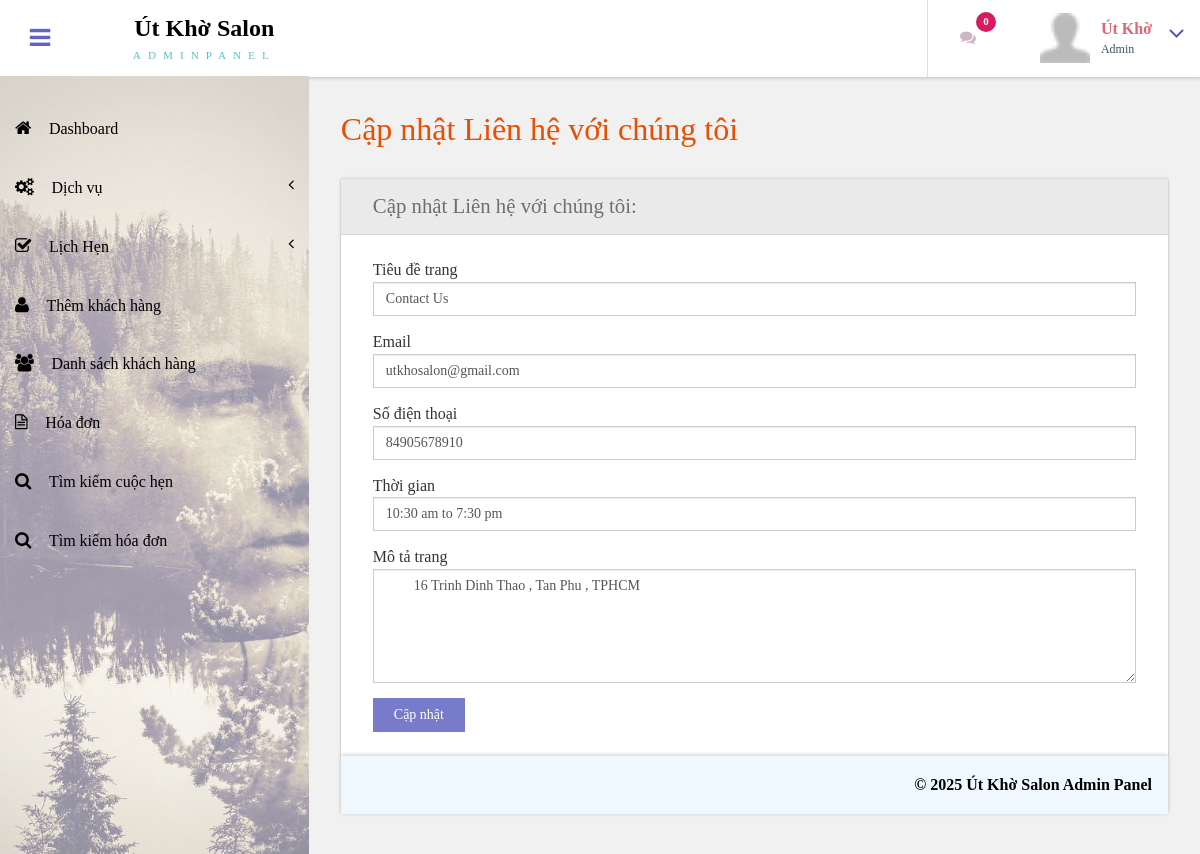
The page /admin/contact-us.php (signed in) on the database its author committed.
### tables this page shows
CREATE TABLE `tblpage` (
  `ID` int(10) NOT NULL,
  `PageType` varchar(200) DEFAULT NULL,
  `PageTitle` varchar(255) DEFAULT NULL,
  `PageDescription` varchar(255) DEFAULT NULL,
  `Email` varchar(200) DEFAULT NULL,
  `MobileNumber` bigint(10) DEFAULT NULL,
  `UpdationDate` date DEFAULT NULL,
  `Timing` varchar(200) NOT NULL
);

### admin/contact-us.php (the view, shortened to what this page needs)
<?php
include('includes/dbconnection.php');
if (strlen($_SESSION['bpmsaid']==0)) {
  header('location:logout.php');
  } else{
  ?>
<!DOCTYPE HTML>
<html>
<head>
<link href="css/bootstrap.css" rel='stylesheet' type='text/css' />
<link href="css/style.css" rel='stylesheet' type='text/css' />
<link href="css/font-awesome.css" rel="stylesheet">
<link href="css/animate.css" rel="stylesheet" type="text/css" media="all">
<link href="css/custom.css" rel="stylesheet">
</head>
<body class="cbp-spmenu-push">
	<div class="main-content">
		 <?php include_once('includes/sidebar.php');?>
	 <?php include_once('includes/header.php');?>
		<div id="page-wrapper">
			<div class="main-page">
				<div class="forms">
					<h3 class="title1">Cập nhật Liên hệ với chúng tôi</h3>
					<div class="form-grids row widget-shadow" data-example-id="basic-forms">
						<div class="form-title">
							<h4>Cập nhật Liên hệ với chúng tôi:</h4>
						</div>
						<div class="form-body">
							<form method="post">
  <?php
$ret=mysqli_query($con,"select * from  tblpage where PageType='contactus'");
while ($row=mysqli_fetch_array($ret)) {
?>
							 <div class="form-group"> <label for="exampleInputEmail1">Tiêu đề trang</label> <input type="text" class="form-control" name="pagetitle" id="pagetitle" value="<?php  echo $row['PageTitle'];?>" required="true"> </div><div class="form-group"> <label for="exampleInputEmail1">Email</label> <input type="text" class="form-control" name="email" id="email" value="<?php  echo $row['Email'];?>" required="true"> </div><div class="form-group"> <label for="exampleInputEmail1">Số điện thoại</label> <input type="text" class="form-control" name="mobnumber" id="mobnumber" value="<?php  echo $row['MobileNumber'];?>" required="true"> </div><div class="form-group"> <label for="exampleInputEmail1">Thời gian</label> <input type="text" class="form-control" name="timing" id="timing" value="<?php  echo $row['Timing'];?>" required="true"> </div> <div class="form-group"> <label for="exampleInputPassword1">Mô tả trang</label> <textarea name="pagedes" id="pagedes" rows="5" class="form-control">
        <?php  echo $row['PageDescription'];?></textarea> </div>
							 <?php } ?>
							  <button type="submit" name="submit" class="btn btn-default">Cập nhật</button> </form>
						</div>
					</div>
			</div>
		</div>
		 <?php include_once('includes/footer.php');?>
	</div>
</body>
</html>
<?php } ?>

### admin/includes/header.php (shortened to what this page needs)
<div class="sticky-header header-section ">
      <div class="header-left">
        <button id="showLeftPush"><i class="fa fa-bars"></i></button>
        <div class="logo">
          <a href="index.php">
            <h1>Út Khờ Salon</h1>
            <span>ADMINPANEL</span>
          </a>
        </div>
      </div>
      <div class="header-right">
        <div class="profile_details_left">
          <ul class="nofitications-dropdown">
            <?php
$ret1=mysqli_query($con,"select ID,Name from  tblappointment where Status=''");
$num=mysqli_num_rows($ret1);
?>
            <li class="dropdown head-dpdn">
              <a href="#" class="dropdown-toggle" data-toggle="dropdown" aria-expanded="false"><i class="fa fa-comments"></i><span class="badge blue"><?php echo $num;?></span></a>
            </li>
          </ul>
          <div class="clearfix"> </div>
        </div>
        <div class="profile_details">
        <?php
$adid=$_SESSION['bpmsaid'];
$ret=mysqli_query($con,"select AdminName from tbladmin where ID='$adid'");
$row=mysqli_fetch_array($ret);
$name=$row['AdminName'];
?>
          <ul>
            <li class="dropdown profile_details_drop">
              <a href="#" class="dropdown-toggle" data-toggle="dropdown" aria-expanded="false">
                <div class="profile_img">
                  <span class="prfil-img"><img src="images/user.png" alt="" width="50" height="50"> </span>
                  <div class="user-name">
                    <p style="font-weight: bold;"><?php echo $name; ?></p>
                    <span>Admin</span>
                  </div>
                  <i class="fa fa-angle-down lnr"></i>
                  <div class="clearfix"></div>
                </div>
              </a>
            </li>
          </ul>
        </div>
      </div>
      <div class="clearfix"> </div>
    </div>

### admin/css/style.css (style rules this page uses)
h4, h5, h6, h1, h2, h3 { margin: 0; }
ul, ol { margin: 0; }
p { margin: 0; }
html, body { font-family: 'Dancing Script', cursive; font-size: 100%; overflow-x: hidden; background: #ffffff; }
body a { transition: 0.5s all ease; -webkit-transition: 0.5s all ease; -moz-transition: 0.5s all ease; -o-transition: 0.5s all ease; -ms-transition: 0.5s all ease; text-decoration:none; }
h1,h2,h3,h4,h5,h6 { margin:0; }
p { margin:0; }
ul,label { margin:0; padding:0; }
.main-content { position: relative; }
.sticky-header { position: fixed; top: 0; left:0px; width: 100%; z-index: 100; }
.header-section { background:#FFF; box-shadow: 1px 1px 4px rgba(0, 0, 0, 0.21); -webkit-box-shadow: 1px 1px 4px rgba(0, 0, 0, 0.21); -moz-box-shadow: 1px 1px 4px rgba(0, 0, 0, 0.21); -o-box-shadow: 1px 1px 4px rgba(0, 0, 0, 0.21); }
.header-section::after { clear: both; display: block; content: ''; }
.header-left { float: left; width: 45%; }
.header-right { float: right; }
button#showLeftPush { font-size: 1.5em; width: 80px; padding: 0.87em 0; text-align: center; cursor: pointer; float: left; color: #6F6F6F; -moz-transition: all 0.2s ease-out 0s; -webkit-transition: all 0.2s ease-out 0s; transition: all 0.2s ease-out 0s; border: none; background-color: #fff; outline:none; }
.cbp-spmenu-push { overflow-x: hidden; position: relative; }
.cbp-spmenu, .cbp-spmenu-push { -webkit-transition: all 0.3s ease; -moz-transition: all 0.3s ease; transition: all 0.3s ease; }
.cbp-spmenu-push div#page-wrapper { margin: 0 0 0 19.3em; transition:.5s all; -webkit-transition:.5s all; -moz-transition:.5s all; }
.fa { display: inline-block; font-family: FontAwesome; font-style: normal; font-weight: normal; line-height: 1; -webkit-font-smoothing: antialiased; -moz-osx-font-smoothing: grayscale; }
.logo { background: #ffffff; text-align: center; float: left; }
.logo a { padding: 0.9em 3.3em .7em; display: block; text-decoration: none; }
.logo a h1 { color: #000000; font-size: 1.5em; line-height: 1.2em; font-weight: 700; }
.logo a span { color: #5dc1bd; font-size: .7em; text-align: center; letter-spacing: 7px; }
.profile_details_left { float: left; }
li.dropdown.head-dpdn { display: inline-block; padding: 1.7em 0; border-left: 1px solid #E0E0E0; float: left; }
li.dropdown.head-dpdn a.dropdown-toggle { padding: 1.7em 2em; }
.header-right span.badge { font-size: 11px; font-weight: bold; color: #FFF; background: #8BC34A; line-height: 15px; width: 20px; height: 20px; border-radius: 2em; -webkit-border-radius: 2em; -moz-border-radius: 2em; -o-border-radius: 2em; text-align: center; display: inline-block; position: absolute; top: 16%; padding: 2px 0 0; }
.header-right span.blue { background-color:#D81B60; }
.profile_details { float: right; }
.profile_details_drop a.dropdown-toggle { display:block; padding: 0.8em 3em 0 2em; }
.profile_img span.prfil-img { float:left; }
.user-name { float:left; margin-top:8px; margin-left:11px; height:35px; }
.profile_details ul li { list-style-type:none; position:relative; }
.profile_details li a i.fa.lnr { position: absolute; top: 34%; right: 8%; color: #4F52BA; font-size: 1.6em; }
.user-name p { font-size:1em; color:#DD6777; line-height:1em; font-weight:700; }
.user-name span { font-size: .75em; font-weight:bolder; color: #424f63; font-weight: normal; margin-top: .3em; }
.charts,.row { margin: 2em 0 0; }
.widget-shadow { background-color: #fff; box-shadow: 0 -1px 3px rgba(0,0,0,.12),0 1px 2px rgba(0,0,0,.24); -webkit-box-shadow: 0 -1px 3px rgba(0,0,0,.12),0 1px 2px rgba(0,0,0,.24); -moz-box-shadow: 0 -1px 3px rgba(0,0,0,.12),0 1px 2px rgba(0,0,0,.24); }
h3.title1 { font-size: 2em; color: #e94e02; margin-bottom: 0.8em; }
.forms h3.title1 { margin-bottom:0; }
.forms h4 { font-size: 1.3em; color: #6F6F6F; }
.form-title { padding: 1em 2em; background-color: #EAEAEA; border-bottom: 1px solid #D6D5D5; }
.form-body { padding: 1.5em 2em; }
.forms label { font-weight: 400; }
.form-control { border-radius: inherit; }
.forms button.btn.btn-default { background-color: rgba(97, 100, 193, 0.85); color: #fff; padding: .5em 1.5em; border: none; outline:none; border-radius: inherit; }

### admin/css/custom.css (style rules this page uses)
#page-wrapper { padding:7em 2em 2.5em; background-color: #F1F1F1; }

### rows shown on the page
tblpage: pagetitle "Contact Us", email "utkhosalon@gmail.com", mobnumber "84905678910", timing "10:30 am to 7:30 pm", pagedes "16 Trinh Dinh Thao , Tan Phu , TPHCM"

### other values the page prints
$num "0"
$name "Út Khờ"
